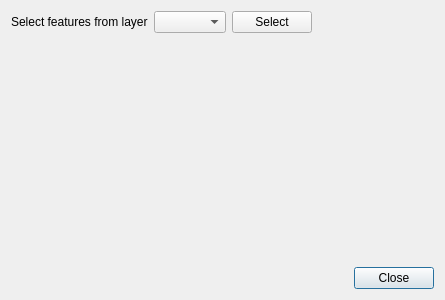
<?xml version="1.0" encoding="UTF-8"?>
<ui version="4.0">
 <class>Dialog</class>
 <widget class="QDialog" name="Dialog">
  <property name="geometry">
   <rect>
    <x>0</x>
    <y>0</y>
    <width>445</width>
    <height>300</height>
   </rect>
  </property>
  <property name="windowTitle">
   <string>Select features</string>
  </property>
  <layout class="QGridLayout" name="gridLayout">
   <item row="4" column="1">
    <spacer name="verticalSpacer">
     <property name="orientation">
      <enum>Qt::Vertical</enum>
     </property>
     <property name="sizeHint" stdset="0">
      <size>
       <width>20</width>
       <height>40</height>
      </size>
     </property>
    </spacer>
   </item>
   <item row="5" column="1">
    <layout class="QHBoxLayout" name="horizontalLayout_2">
     <item>
      <spacer name="horizontalSpacer">
       <property name="orientation">
        <enum>Qt::Horizontal</enum>
       </property>
       <property name="sizeHint" stdset="0">
        <size>
         <width>40</width>
         <height>20</height>
        </size>
       </property>
      </spacer>
     </item>
     <item>
      <widget class="QPushButton" name="btn_close">
       <property name="text">
        <string>Close</string>
       </property>
      </widget>
     </item>
    </layout>
   </item>
   <item row="2" column="1">
    <layout class="QHBoxLayout" name="horizontalLayout_3">
     <item>
      <widget class="QLabel" name="lbl_info">
       <property name="text">
        <string>Select features from layer</string>
       </property>
      </widget>
     </item>
     <item>
      <widget class="QComboBox" name="cmb_layers"/>
     </item>
     <item>
      <widget class="QPushButton" name="btn_selection">
       <property name="text">
        <string>Select</string>
       </property>
      </widget>
     </item>
     <item>
      <spacer name="horizontalSpacer_2">
       <property name="orientation">
        <enum>Qt::Horizontal</enum>
       </property>
       <property name="sizeHint" stdset="0">
        <size>
         <width>40</width>
         <height>20</height>
        </size>
       </property>
      </spacer>
     </item>
    </layout>
   </item>
   <item row="3" column="1">
    <widget class="QLabel" name="lbl_selected_items">
     <property name="text">
      <string/>
     </property>
    </widget>
   </item>
  </layout>
 </widget>
 <resources/>
 <connections/>
</ui>
